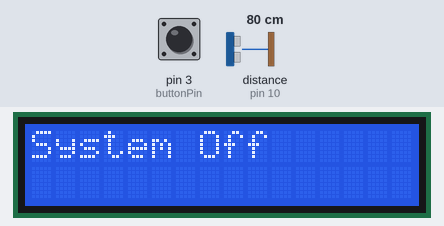
Simulated run of this sketch. Board: Arduino Uno, built with avr-gcc and run on an emulated ATmega328P. Shown: 16×2 character LCD. Inputs (shaded band) come from the test bench; at power-on: pin 3 (buttonPin) HIGH, distance to the obstacle (sensor on pin 10) 80 cm. The echo pulse lasts 58.3 µs per cm.

Above: at 1.2 s.
1.3 s: pin 3 (buttonPin) pulled LOW for 0.15 s
At 2.5 s:
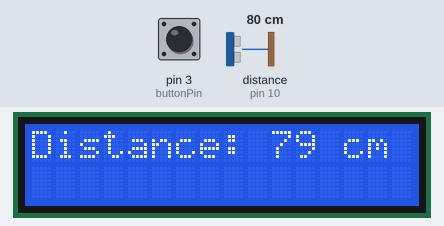
2.9 s: distance to the obstacle (sensor on pin 10) set to 2 cm
At 4.0 s:
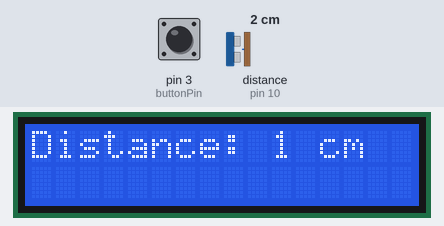
4.5 s: distance to the obstacle (sensor on pin 10) set to 4 cm
At 5.4 s:
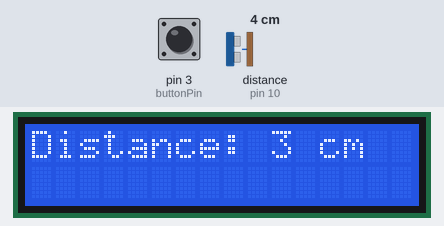
6.0 s: distance to the obstacle (sensor on pin 10) set to 9 cm
At 6.7 s:
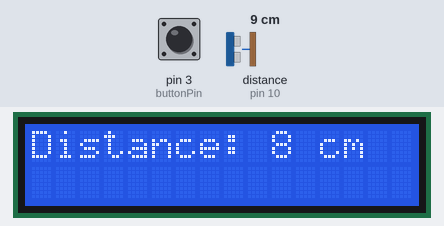
7.5 s: pin 3 (buttonPin) pulled LOW for 1 s
At 8.7 s:
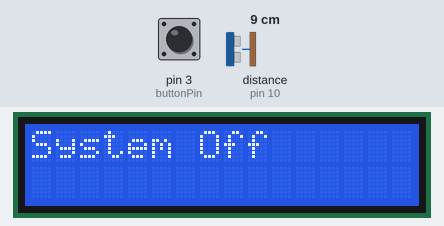
10.0 s: pin 3 (buttonPin) pulled LOW for 3.2 s
At 10.8 s:
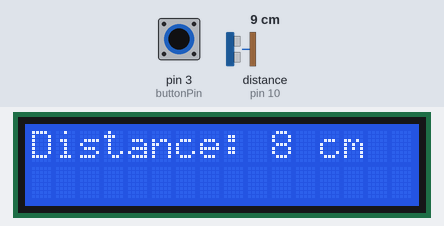
Timing chart, 0 to 13.0 s (numbered marks = the images above; inputs shaded):
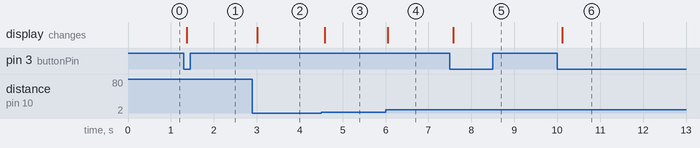

The sketch:

correctCode.ino
```cpp
#include <LiquidCrystal.h> // includes the LiquidCrystal Library

LiquidCrystal lcd(1, 2, 4, 5, 6, 7); // Creates an LCD object. Parameters: (rs, enable, d4, d5, d6, d7)
const int trigPin = 9;
const int echoPin = 10;//echo and trig were inverted
const int led1Pin = 1;
const int led2Pin = 2;
const int buttonPin = 3;

long duration;
int distanceCm;
int threshold = 50;

bool systemActive = false;

void setup() {
  lcd.begin(16, 2);
  pinMode(trigPin, OUTPUT);
  pinMode(echoPin, INPUT);
  pinMode(led1Pin, OUTPUT);//led pin was set to INPUT
  pinMode(led2Pin, OUTPUT);//SAME
  pinMode(buttonPin, INPUT);//added the button
}

void loop() {
  static bool lastButtonState = HIGH;
  bool buttonState = digitalRead(buttonPin);

  if (lastButtonState == HIGH && buttonState == LOW) { //logic handling
    //double stated button, the system stays active until the next button press
    delay(50);
    systemActive = !systemActive;
    if (!systemActive) {
      digitalWrite(led1Pin, LOW);
      digitalWrite(led2Pin, LOW);
    }
  }

  if (systemActive) {
    digitalWrite(trigPin, LOW); //Trigger pin was only emitting High signal, never uses LOW
    delayMicroseconds(2);
    digitalWrite(trigPin, HIGH);
    delayMicroseconds(10);
    digitalWrite(trigPin, LOW);

    duration = pulseIn(echoPin, HIGH);
    distanceCm = duration * 0.034 / 2;

	//printing part was not necessary
    lcd.clear();
    lcd.setCursor(0, 0);
    lcd.print("Distance: ");
    lcd.print(distanceCm);
    lcd.print(" cm");

    if (distanceCm > threshold) {
      digitalWrite(led2Pin, HIGH);
      digitalWrite(led1Pin, LOW);
    } else {
      digitalWrite(led1Pin, HIGH);
      digitalWrite(led2Pin, LOW);
    }
  } else {
    lcd.clear();
    lcd.setCursor(0, 0);
    lcd.print("System Off");
    digitalWrite(led1Pin, LOW);
    digitalWrite(led2Pin, LOW);
  }

  lastButtonState = buttonState;
  delay(100);
}
```

Measured:
- after the input at 1.3 s, the display: changes after 0.07 s (image 1)
- after the input at 2.9 s, the display: changes after 0.11 s (image 2)
- after the input at 4.5 s, the display: changes after 0.08 s (image 3)
- after the input at 6.0 s, the display: changes after 0.05 s (image 4)
- after the input at 7.5 s, the display: changes after 0.07 s (image 5)
- after the input at 10.0 s, the display: changes after 0.11 s (image 6)
